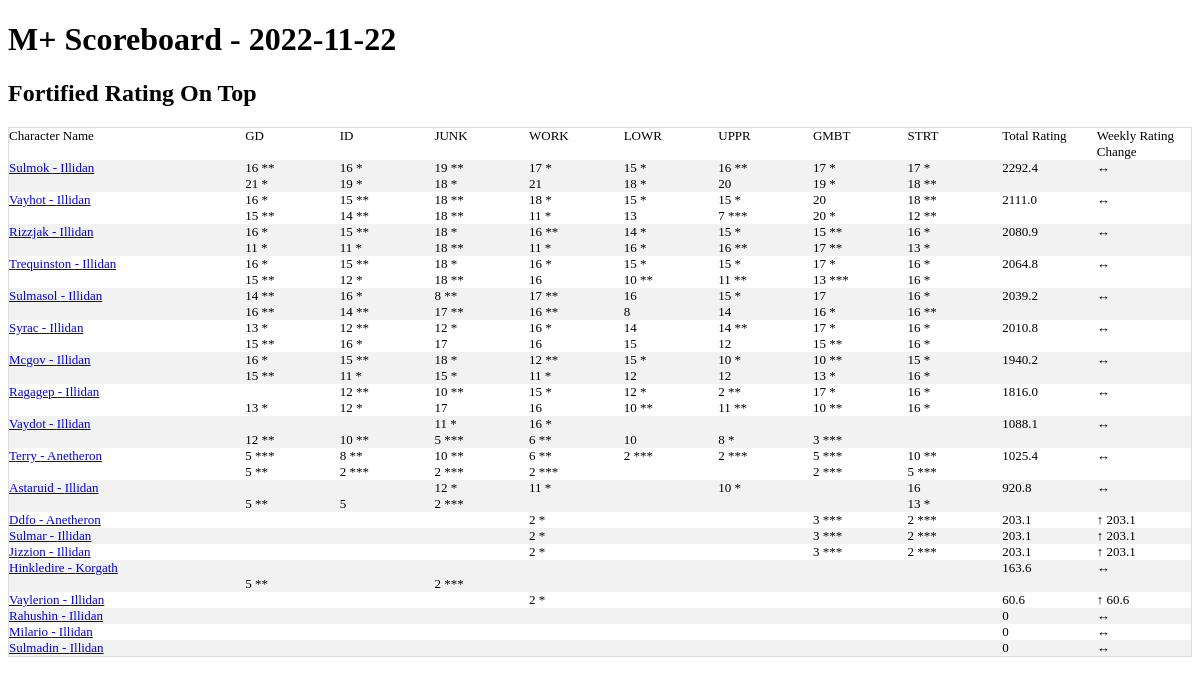
The page / on the database its author committed.
### tables this page shows
CREATE TABLE season_best_pivot_ext(
  name TEXT,
  realm TEXT,
  region TEXT,
  scoreboard_date TEXT,
  total_rating,
  "Tazavesh: So'leah's Gambit Fortified",
  "Tazavesh: So'leah's Gambit Tyrannical",
  "Tazavesh: Streets of Wonder Fortified",
  "Tazavesh: Streets of Wonder Tyrannical",
  "Return to Karazhan: Upper Fortified",
  "Return to Karazhan: Upper Tyrannical",
  "Return to Karazhan: Lower Fortified",
  "Return to Karazhan: Lower Tyrannical",
  "Iron Docks Fortified",
  "Iron Docks Tyrannical",
  "Grimrail Depot Fortified",
  "Grimrail Depot Tyrannical",
  "Mechagon Workshop Fortified",
  "Mechagon Workshop Tyrannical",
  "Mechagon Junkyard Fortified",
  "Mechagon Junkyard Tyrannical",
  daily_rating_change,
  pr_GMBT_for TEXT,
  pr_GMBT_tyr TEXT,
  pr_STRT_for TEXT,
  pr_STRT_tyr TEXT,
  pr_UPPR_for TEXT,
  pr_UPPR_tyr TEXT,
  pr_LOWR_for TEXT,
  pr_LOWR_tyr TEXT,
  pr_ID_for TEXT,
  pr_ID_tyr TEXT,
  pr_GD_for TEXT,
  pr_GD_tyr TEXT,
  pr_WKSP_for TEXT,
  pr_WKSP_tyr TEXT,
  pr_JUNK_for TEXT,
  pr_JUNK_tyr TEXT
);

CREATE TABLE base_characters (
                name TEXT
                ,realm TEXT
                ,region TEXT
                ,unique_key TEXT UNIQUE
                );

### app.py (the view)
@app.route('/')
def index():
    conn = create_connection()
    cursor  = conn.cursor()
    data = cursor.execute("""select * from base_characters base left join season_best_pivot_ext piv
    on upper(base.name) = upper(piv.name)
    and upper(base.realm) = upper(piv.realm)
    and upper(base.region) = upper(piv.region)
    where scoreboard_date = (select max(scoreboard_date) from  season_best_pivot_ext)

    order by total_rating desc""").fetchall()
    max_date = cursor.execute('select max(scoreboard_date) as max_date from season_best_pivot_ext').fetchone()
    print('hi')
    return render_template('index.html',data=data,max_date = max_date)

### templates/index.html
<!doctype html>
<link rel="stylesheet" href="{{ url_for('static', filename='style.css') }}">
<html>
<h1>M+ Scoreboard - {{max_date['max_date']}} </h1>
<h2>Fortified Rating On Top</h2>
<table class="scoreboard">
<tr>
    <td class="scoreboard_char_name">Character Name</td>
    <td class="scoreboard_attributes">GD</td>
    <td class="scoreboard_attributes">ID</td>
    <td class="scoreboard_attributes">JUNK</td>
    <td class="scoreboard_attributes">WORK</td>
    <td class="scoreboard_attributes">LOWR</td>
    <td class="scoreboard_attributes">UPPR</td>
    <td class="scoreboard_attributes">GMBT</td>
    <td class="scoreboard_attributes">STRT</td>
    <td class="scoreboard_attributes">Total Rating</td>
    <td class="scoreboard_attributes">Weekly Rating Change</td>
</tr>
{% for data in data %}
<tr>
    <td class="scoreboard_char_name"><a href="{{url_for('character_name',character_name=data['name'],realm=data['realm'],region=data['region'])}}">{{ data['name'] }} - {{data['realm']}}</a></td>
    <td class="scoreboard_attributes">{% if data['pr_GD_for'] !=  data['Grimrail Depot Fortified'] and data['pr_GD_for'] %}
    {{ data['Grimrail Depot Fortified']}} ( {{data['pr_GD_for']}}  )
    {% else %}
      {{ data['Grimrail Depot Fortified'] }}
    {% endif %}
    <br>
    {% if data['pr_GD_tyr'] !=  data['Grimrail Depot Tyrannical'] and data['pr_GD_tyr']%}
    {{ data['Grimrail Depot Tyrannical']}} ({{data['pr_GD_tyr']}})
    {% else %}
      {{ data['Grimrail Depot Tyrannical'] }}
    {% endif %}</td>
    <td class="scoreboard_attributes">{% if data['pr_ID_for'] !=  data['Iron Docks Fortified'] and data['pr_ID_for']%}
    {{ data['Iron Docks Fortified']}} ( {{data['pr_ID_for']}}  )
    {% else %}
      {{ data['Iron Docks Fortified'] }}
    {% endif %}
    <br>
    {% if data['pr_ID_tyr'] !=  data['Iron Docks Tyrannical'] and data['pr_ID_tyr'] %}
    {{ data['Iron Docks Tyrannical']}} ( {{data['pr_ID_tyr']}}
    {% else %}
      {{ data['Iron Docks Tyrannical'] }}
    {% endif %}</td>
    <td class="scoreboard_attributes">{% if data['pr_JUNK_for'] !=  data['Mechagon Junkyard Fortified'] and data['pr_JUNK_for'] %}
    {{ data['Mechagon Junkyard Fortified']}} ( {{data['pr_JUNK_for']}}  )
    {% else %}
      {{ data['Mechagon Junkyard Fortified'] }}
    {% endif %}
    <br>
    {% if data['pr_JUNK_tyr'] !=  data['Mechagon Junkyard Tyrannical'] and data['pr_JUNK_tyr'] %}
    {{ data['Mechagon Junkyard Tyrannical']}} ( {{data['pr_JUNK_tyr']}}
    {% else %}
      {{ data['Mechagon Junkyard Tyrannical'] }}
    {% endif %}</td>
    <td class="scoreboard_attributes">{% if data['pr_WKSP_for'] !=  data['Mechagon Workshop Fortified'] and data['pr_WKSP_for'] %}
    {{ data['Mechagon Workshop Fortified']}} ( {{data['pr_WKSP_for']}}  )
    {% else %}
    {{ data['Mechagon Workshop Fortified'] }}
    {% endif %}
    <br>
    {% if data['pr_WKSP_tyr'] !=  data['Mechagon Workshop Tyrannical'] and data['pr_WKSP_tyr'] %}
    {{ data['Mechagon Workshop Tyrannical']}} ( {{data['pr_WKSP_tyr']}}
    {% else %}
    {{ data['Mechagon Workshop Tyrannical'] }}
    {% endif %}
    </td>
    <td class="scoreboard_attributes">{% if data['pr_LOWR_for'] !=  data['Return to Karazhan: Lower Fortified'] and data['pr_LOWR_for'] %}
    {{ data['Return to Karazhan: Lower Fortified']}} ( {{data['pr_LOWR_for']}}  )
    {% else %}
    {{ data['Return to Karazhan: Lower Fortified'] }}
    {% endif %}
    <br>
    {% if data['pr_LOWR_tyr'] !=  data['Return to Karazhan: Lower Tyrannical']  and data['pr_LOWR_tyr']%}
    {{ data['Return to Karazhan: Lower Tyrannical']}} ( {{data['pr_LOWR_tyr']}}
    {% else %}
    {{ data['Return to Karazhan: Lower Tyrannical'] }}
    {% endif %}</td>
    <td class="scoreboard_attributes">{% if data['pr_UPPR_for'] !=  data['Return to Karazhan: Upper Fortified'] and data['pr_UPPR_for']%}
    {{ data['Return to Karazhan: Upper Fortified']}} ( {{data['pr_UPPR_for']}}  )
    {% else %}
    {{ data['Return to Karazhan: Upper Fortified'] }}
    {% endif %}
    <br>
    {% if data['pr_UPPR_tyr'] !=  data['Return to Karazhan: Upper Tyrannical'] and data['pr_UPPR_tyr'] %}
    {{ data['Return to Karazhan: Upper Tyrannical']}} ( {{data['pr_UPPR_tyr']}}
    {% else %}
    {{ data['Return to Karazhan: Upper Tyrannical'] }}
    {% endif %}</td>
    <td class="scoreboard_attributes">{% if data['pr_GMBT_for'] !=  data['Tazavesh: So\'leah\'s Gambit Fortified'] and data['pr_GMBT_for']%}
    {{ data['Tazavesh: So\'leah\'s Gambit Fortified'] }} ( {{data['pr_GMBT_for']}}  )
    {% else %}
      {{ data['Tazavesh: So\'leah\'s Gambit Fortified'] }}
    {% endif %}
    <br>
    {% if data['pr_GMBT_tyr'] !=  data['Tazavesh: So\'leah\'s Gambit Tyrannical'] and data['pr_GMBT_tyr']%}
    {{ data['Tazavesh: So\'leah\'s Gambit Tyrannical'] }} ( {{data['pr_GMBT_tyr']}}  )
    {% else %}
      {{ data['Tazavesh: So\'leah\'s Gambit Tyrannical'] }}
    {% endif %}</td>
    <td class="scoreboard_attributes">{% if data['pr_STRT_for'] !=  data['Tazavesh: Streets of Wonder Fortified'] and data['pr_STRT_for'] %}
    {{ data['Tazavesh: Streets of Wonder Fortified']}} ( {{data['pr_STRT_for']}}  )
    {% else %}
    {{ data['Tazavesh: Streets of Wonder Fortified'] }}
    {% endif %}
    <br>
    {% if data['pr_STRT_tyr'] !=  data['Tazavesh: Streets of Wonder Tyrannical'] and data['pr_STRT_tyr'] %}
    {{ data['Tazavesh: Streets of Wonder Tyrannical']}} ( {{data['pr_STRT_tyr']}}
    {% else %}
    {{ data['Tazavesh: Streets of Wonder Tyrannical'] }}
    {% endif %}</td>
    <td class="scoreboard_attributes">{{ data['total_rating'] }}</td>
   {% if data['daily_rating_change'] > 0 %}
     <td class="scoreboard_attributes">&uarr; {{ data['daily_rating_change'] }}</td>
   {% elif data['daily_rating_change']  < 0 %}
     <td class="scoreboard_attributes">&darr;{{ data['daily_rating_change'] }}</td>
   {% else %}
     <td class="scoreboard_attributes">&harr;</td>
   {% endif %}
{% endfor %}
</table>
</html>

### static/style.css (style rules this page uses)
table.scoreboard { border-collapse: collapse; border-spacing: 0; width: 100%; border: 1px solid #ddd; }
th, td { text-align: left; vertical-align:top; padding: 0px; font-size: 13px; }
tr:nth-child(even) { background-color: #f2f2f2; }
td.scoreboard_char_name { width:20%; }
td.scoreboard_attributes { width:8%; }

### rows shown on the page
season_best_pivot_ext: name "Sulmok", realm "Illidan", Grimrail Depot Fortified "16 **", Grimrail Depot Tyrannical "21 *", Iron Docks Fortified "16 *", Iron Docks Tyrannical "19 *", Mechagon Junkyard Fortified "19 **", Mechagon Junkyard Tyrannical "18 *", Mechagon Workshop Fortified "17 *", Mechagon Workshop Tyrannical "21", data "15 *", data "18 *", data "16 **", data "20", data "17 *", data "19 *", data "18 **", total_rating "2292.4"
season_best_pivot_ext: name "Vayhot", realm "Illidan", Grimrail Depot Fortified "16 *", Grimrail Depot Tyrannical "15 **", Iron Docks Fortified "15 **", Iron Docks Tyrannical "14 **", Mechagon Junkyard Fortified "18 **", Mechagon Junkyard Tyrannical "18 **", Mechagon Workshop Fortified "18 *", Mechagon Workshop Tyrannical "11 *", data "15 *", data "13", data "7 ***", data "20", data "20 *", data "18 **", data "12 **", total_rating "2111.0"
season_best_pivot_ext: name "Rizzjak", realm "Illidan", Grimrail Depot Fortified "16 *", Grimrail Depot Tyrannical "11 *", Iron Docks Fortified "15 **", Iron Docks Tyrannical "11 *", Mechagon Junkyard Fortified "18 *", Mechagon Junkyard Tyrannical "18 **", Mechagon Workshop Fortified "16 **", Mechagon Workshop Tyrannical "11 *", data "14 *", data "16 *", data "15 *", data "16 **", data "15 **", data "17 **", data "13 *", total_rating "2080.9"
season_best_pivot_ext: name "Trequinston", realm "Illidan", Grimrail Depot Fortified "16 *", Grimrail Depot Tyrannical "15 **", Iron Docks Fortified "15 **", Iron Docks Tyrannical "12 *", Mechagon Junkyard Fortified "18 *", Mechagon Junkyard Tyrannical "18 **", Mechagon Workshop Fortified "16 *", Mechagon Workshop Tyrannical "16", data "15 *", data "10 **", data "11 **", data "17 *", data "13 ***", data "16 *", total_rating "2064.8"
season_best_pivot_ext: name "Sulmasol", realm "Illidan", Grimrail Depot Fortified "14 **", Grimrail Depot Tyrannical "16 **", Iron Docks Fortified "16 *", Iron Docks Tyrannical "14 **", Mechagon Junkyard Fortified "8 **", Mechagon Junkyard Tyrannical "17 **", Mechagon Workshop Fortified "17 **", Mechagon Workshop Tyrannical "16 **", data "16", data "8", data "15 *", data "14", data "17", data "16 *", data "16 **", total_rating "2039.2"
season_best_pivot_ext: name "Syrac", realm "Illidan", Grimrail Depot Fortified "13 *", Grimrail Depot Tyrannical "15 **", Iron Docks Fortified "12 **", Iron Docks Tyrannical "16 *", Mechagon Junkyard Fortified "12 *", Mechagon Junkyard Tyrannical "17", Mechagon Workshop Fortified "16 *", Mechagon Workshop Tyrannical "16", data "14", data "15", data "14 **", data "12", data "17 *", data "15 **", data "16 *", total_rating "2010.8"
season_best_pivot_ext: name "Mcgov", realm "Illidan", Grimrail Depot Fortified "16 *", Grimrail Depot Tyrannical "15 **", Iron Docks Fortified "15 **", Iron Docks Tyrannical "11 *", Mechagon Junkyard Fortified "18 *", Mechagon Junkyard Tyrannical "15 *", Mechagon Workshop Fortified "12 **", Mechagon Workshop Tyrannical "11 *", data "15 *", data "12", data "10 *", data "10 **", data "13 *", data "16 *", total_rating "1940.2"
season_best_pivot_ext: name "Ragagep", realm "Illidan", Grimrail Depot Tyrannical "13 *", Iron Docks Fortified "12 **", Iron Docks Tyrannical "12 *", Mechagon Junkyard Fortified "10 **", Mechagon Junkyard Tyrannical "17", Mechagon Workshop Fortified "15 *", Mechagon Workshop Tyrannical "16", data "12 *", data "10 **", data "2 **", data "11 **", data "17 *", data "16 *", total_rating "1816.0"
season_best_pivot_ext: name "Vaydot", realm "Illidan", Grimrail Depot Tyrannical "12 **", Iron Docks Tyrannical "10 **", Mechagon Junkyard Fortified "11 *", Mechagon Junkyard Tyrannical "5 ***", Mechagon Workshop Fortified "16 *", Mechagon Workshop Tyrannical "6 **", data "10", data "8 *", data "3 ***", total_rating "1088.1"
season_best_pivot_ext: name "Terry", realm "Anetheron", Grimrail Depot Fortified "5 ***", Grimrail Depot Tyrannical "5 **", Iron Docks Fortified "8 **", Iron Docks Tyrannical "2 ***", Mechagon Junkyard Fortified "10 **", Mechagon Junkyard Tyrannical "2 ***", Mechagon Workshop Fortified "6 **", Mechagon Workshop Tyrannical "2 ***", data "2 ***", data "5 ***", data "10 **", total_rating "1025.4"
season_best_pivot_ext: name "Astaruid", realm "Illidan", Grimrail Depot Tyrannical "5 **", Iron Docks Tyrannical "5", Mechagon Junkyard Fortified "12 *", Mechagon Junkyard Tyrannical "2 ***", Mechagon Workshop Fortified "11 *", data "10 *", data "16", data "13 *", total_rating "920.8"
season_best_pivot_ext: name "Ddfo", realm "Anetheron", Mechagon Workshop Fortified "2 *", data "3 ***", data "2 ***", total_rating "203.1", daily_rating_change "203.1"
season_best_pivot_ext: name "Sulmar", realm "Illidan", Mechagon Workshop Fortified "2 *", data "3 ***", data "2 ***", total_rating "203.1", daily_rating_change "203.1"
season_best_pivot_ext: name "Jizzion", realm "Illidan", Mechagon Workshop Fortified "2 *", data "3 ***", data "2 ***", total_rating "203.1", daily_rating_change "203.1"
season_best_pivot_ext: name "Hinkledire", realm "Korgath", Grimrail Depot Tyrannical "5 **", Mechagon Junkyard Tyrannical "2 ***", total_rating "163.6"
season_best_pivot_ext: name "Vaylerion", realm "Illidan", Mechagon Workshop Fortified "2 *", total_rating "60.6", daily_rating_change "60.6"
season_best_pivot_ext: name "Rahushin", realm "Illidan", total_rating "0"
season_best_pivot_ext: name "Milario", realm "Illidan", total_rating "0"
season_best_pivot_ext: name "Sulmadin", realm "Illidan", total_rating "0"

### other values the page prints
{{ max_date['max_date'] }} "2022-11-22"
